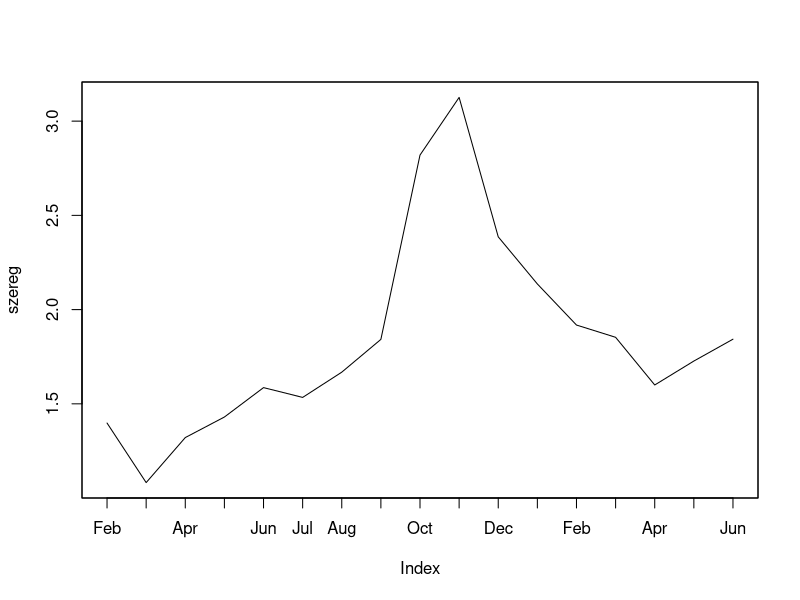
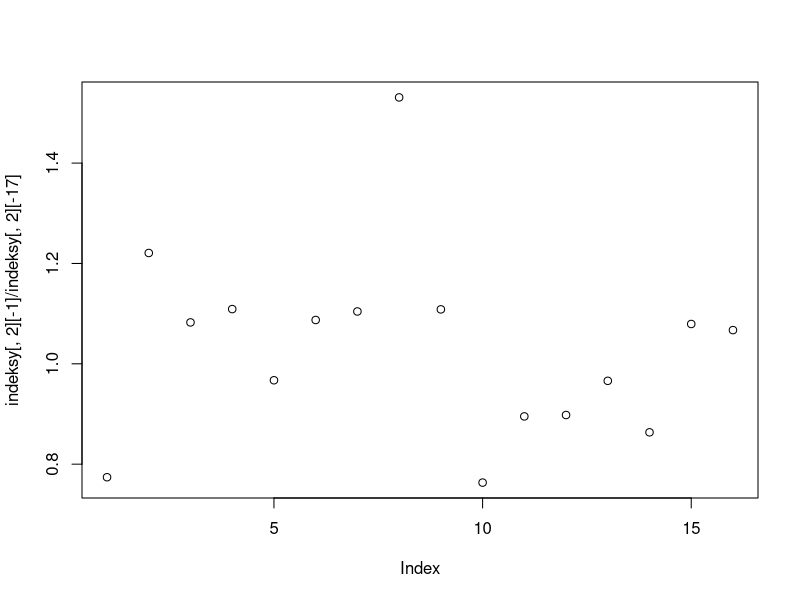
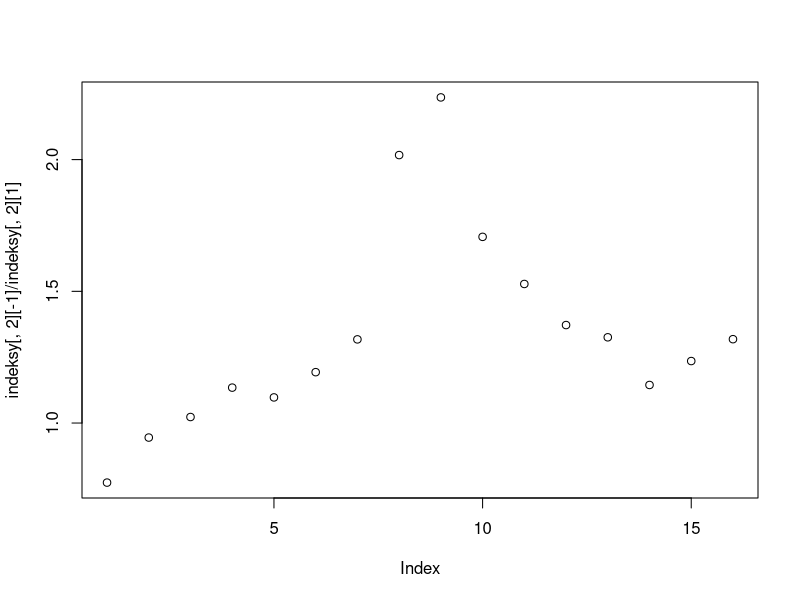

These charts were generated, in order, by the following R code:
#Adam Nadoba
#Zadanie 02
#Zestaw 8

# pakiety 'zoo' i 'ts' sa uzywane do Szeregow czasowych
#install.packages('zoo')
library(zoo)

setwd('/users/adam/Studia/r-laboratoria/Zadanie02')

sczytaneIndeksy <- read.csv(file='Dane02.csv', head=TRUE)
#indeksy[,2] <- as.character(indeksy[,2])

indeksy <- sczytaneIndeksy[,0-2]
indeksy[,1] <- as.yearmon(paste(sczytaneIndeksy[,1], sczytaneIndeksy[,2], sep="-"))
names(indeksy)[1] <- 'data'
indeksy[,2] <- sczytaneIndeksy[,3]

szereg <- zoo(indeksy$wartosc, indeksy$data)
plot.zoo(szereg)

# srednia chronologiczna
# ostatnie wyniki sie inaczej wazy, przy sumowaniu dodajemy tylko polowe pierwszego i ostatniego elementu
# i dzielimy przez liczbe o jeden mniejsza
(1/2*indeksy[,2][1] + sum(indeksy[,2][2:16]) + 1/2*indeksy[,2][17] )/23

# szereg czasowy indekow lancuchowych
plot(indeksy[,2][-1] / indeksy[,2][-17])

# jednopodstawowe
plot(indeksy[,2][-1] / indeksy[,2][1])

# gdy mowimy o indeksach zawsze mamy na mysli srednia geometryczna
# iloczyn elementow od 1 do n a potem calosc do potegi 1/n
# i po uproszczeniu e do potegi
exp(mean(log(indeksy[,2][-1]/ indeksy[,2][-17])))

exp(mean(log(indeksy[,2][-1]/ indeksy[,2][1])))

#format(indeksy[,1], "%m-%Y")



# przygotowac cos z pakietu MCMC
# https://cran.r-project.org/web/packages/mcmc/index.html
